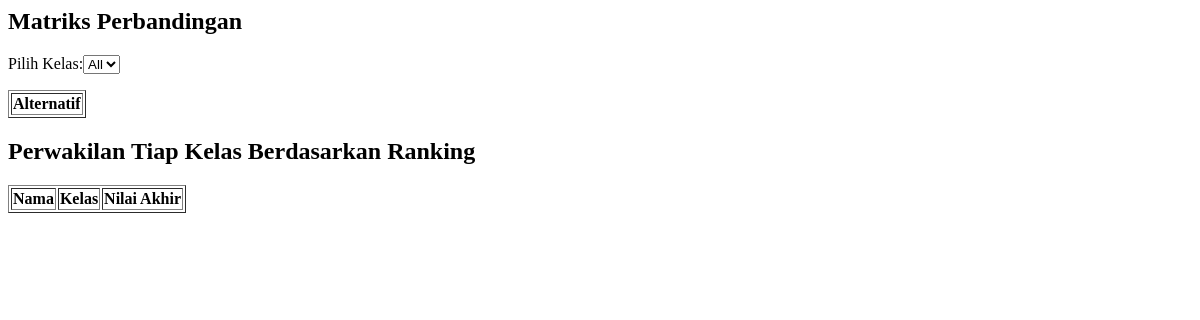
Page /hasil/hasil.php on the earlier database version.
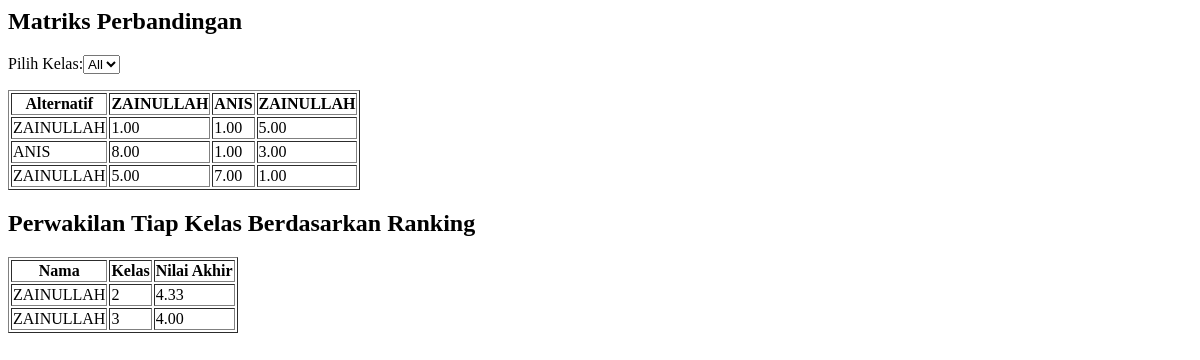
Same page on the later database version.
### tables this page shows
CREATE TABLE `alternatif` (
  `id_alternatif` int(11) NOT NULL,
  `nama` varchar(255) DEFAULT NULL,
  `kelas` int(11) DEFAULT NULL,
  `nilai_raport` decimal(5,2) DEFAULT NULL,
  `extrakurikuler` decimal(5,2) DEFAULT NULL,
  `prestasi` decimal(5,2) DEFAULT NULL,
  `absensi` decimal(5,2) DEFAULT NULL
);

CREATE TABLE `hasil` (
  `id_hasil` int(11) NOT NULL,
  `id_alternatif` int(11) DEFAULT NULL,
  `nilai_akhir` float DEFAULT NULL,
  `ranking` int(11) DEFAULT NULL
);

### hasil/hasil.php (the view, shortened to what this page needs)
<?php
include 'config.php';
$sql_kelas = "SELECT DISTINCT kelas FROM alternatif ORDER BY kelas";
$result_kelas = $conn->query($sql_kelas);
$kelas_options = ['All'];
while ($row = $result_kelas->fetch_assoc()) {
    $kelas_options[] = $row['kelas'];
}
$selected_class = isset($_POST['kelas']) ? $_POST['kelas'] : 'All';
if ($selected_class === 'All') {
    $sql_alternatif = "SELECT id_alternatif, nama, kelas FROM alternatif";
    $stmt = $conn->prepare($sql_alternatif);
} else {
    $sql_alternatif = "SELECT id_alternatif, nama, kelas FROM alternatif WHERE kelas = ?";
    $stmt = $conn->prepare($sql_alternatif);
    $stmt->bind_param('i', $selected_class);
}
$stmt->execute();
$result_alternatif = $stmt->get_result();
$alternatifs = [];
while ($row = $result_alternatif->fetch_assoc()) {
    $alternatifs[$row['id_alternatif']] = [
        'nama' => $row['nama'],
        'kelas' => $row['kelas']
    ];
}
$matrix = [];
foreach ($alternatifs as $id1 => $alt1) {
    foreach ($alternatifs as $id2 => $alt2) {
        if ($id1 != $id2) {
            $nilai = rand(1, 9);
            $matrix[$id1][$id2] = $nilai;
        } else {
            $matrix[$id1][$id2] = 1;
        }
    }
}
echo "<h2>Matriks Perbandingan</h2>";
echo "<form method='post'>";
echo "<label for='kelas'>Pilih Kelas:</label>";
echo "<select name='kelas' id='kelas' onchange='this.form.submit()'>";
foreach ($kelas_options as $kelas) {
    $selected = ($kelas == $selected_class) ? 'selected' : '';
    echo "<option value='" . htmlspecialchars($kelas) . "' $selected>" . htmlspecialchars($kelas) . "</option>";
}
echo "</select>";
echo "</form>";
echo "<table border='1'>";
echo "<thead><tr><th>Alternatif</th>";
foreach ($alternatifs as $alt) {
    echo "<th>" . htmlspecialchars($alt['nama']) . "</th>";
}
echo "</tr></thead><tbody>";
foreach ($alternatifs as $id1 => $alt1) {
    echo "<tr><td>" . htmlspecialchars($alt1['nama']) . "</td>";
    foreach ($alternatifs as $id2 => $alt2) {
        echo "<td>" . (isset($matrix[$id1][$id2]) ? number_format($matrix[$id1][$id2], 2) : '0') . "</td>";
    }
    echo "</tr>";
}
echo "</tbody></table>";
$sql = "SELECT a.nama, a.kelas, h.nilai_akhir
        FROM hasil h
        JOIN alternatif a ON h.id_alternatif = a.id_alternatif
        ORDER BY a.kelas, h.nilai_akhir DESC";
$result = $conn->query($sql);
$rankings = [];
while ($row = $result->fetch_assoc()) {
    $kelas = $row['kelas'];
    if (!isset($rankings[$kelas])) {
        $rankings[$kelas] = $row;
    }
}
?>
<!DOCTYPE html>
<html lang="en">
<head>
</head>
<body>
    <h2>Perwakilan Tiap Kelas Berdasarkan Ranking</h2>
    <table border="1">
        <thead>
            <tr>
                <th>Nama</th>
                <th>Kelas</th>
                <th>Nilai Akhir</th>
            </tr>
        </thead>
        <tbody>
            <?php foreach ($rankings as $ranking) : ?>
                <tr>
                    <td><?php echo htmlspecialchars($ranking['nama']); ?></td>
                    <td><?php echo htmlspecialchars($ranking['kelas']); ?></td>
                    <td><?php echo number_format($ranking['nilai_akhir'], 2); ?></td>
                </tr>
            <?php endforeach; ?>
        </tbody>
    </table>
</body>
</html>

Differences in the rows shown:
added alternatif: nama "ZAINULLAH", id2 "1.00", id2 "8.00", id2 "5.00"
added alternatif: nama "ANIS", id2 "1.00", id2 "7.00"
added alternatif: nama "ZAINULLAH", id2 "5.00", id2 "3.00", id2 "1.00"
added hasil: id_alternatif.nama "ZAINULLAH", id_alternatif.kelas "2", nilai_akhir "4.33"
added hasil: id_alternatif.nama "ZAINULLAH", id_alternatif.kelas "3", nilai_akhir "4.00"
